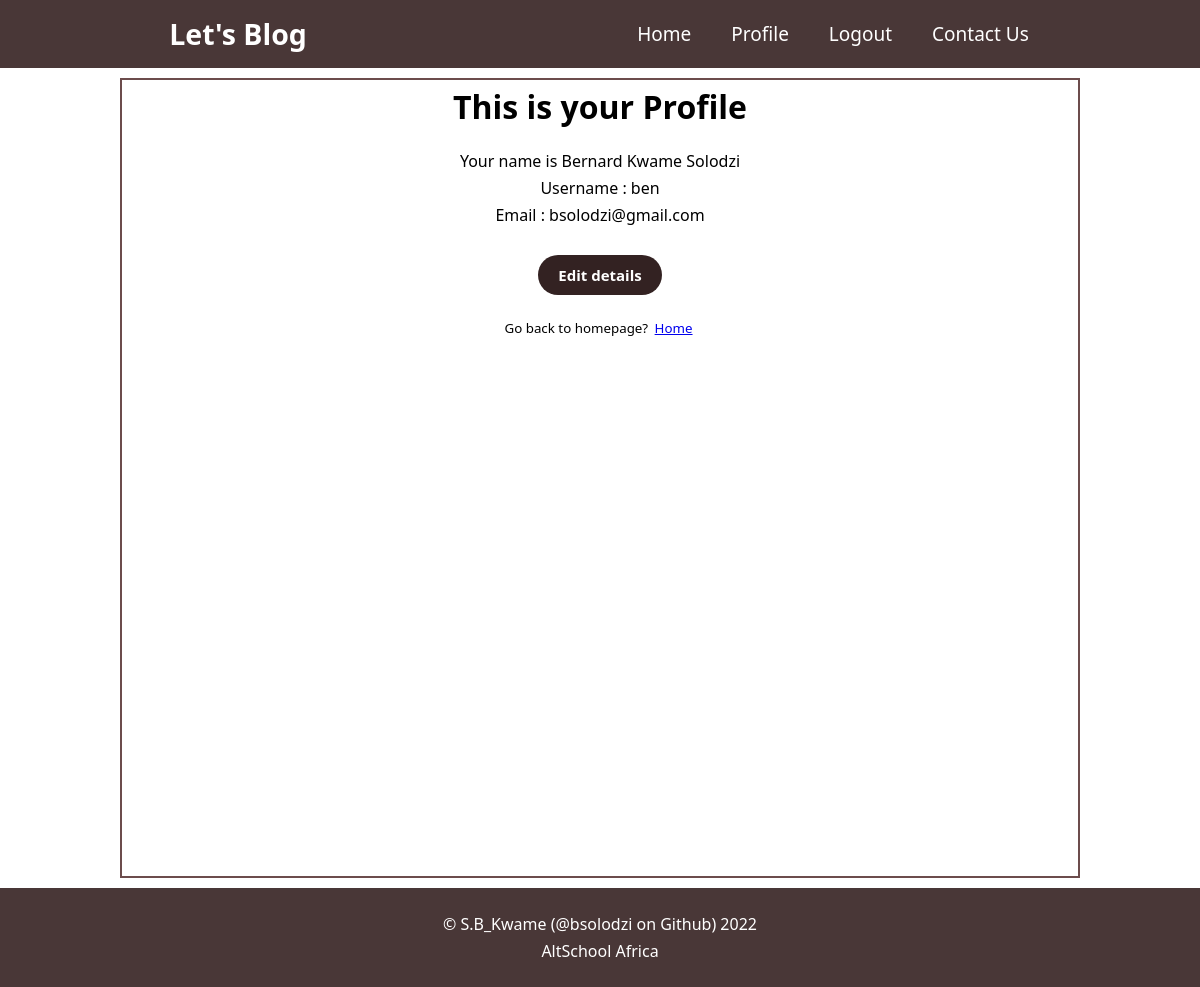
The app's page /profile (signed in) with its own data.
### app.py (models this page shows, shortened)
class User(db.Model, UserMixin):
    __tablename__ = 'user'
    id = db.Column(db.Integer(), primary_key=True)
    username = db.Column(db.String(255), nullable=False, unique=True)
    first_name = db.Column(db.String(50), nullable =False)
    last_name = db.Column(db.String(50), nullable =False)
    email = db.Column(db.String(255), nullable=False, unique=True)
    password_hash =  db.Column(db.Text(), nullable=False)

### app.py (the view)
@app.route('/profile')
@login_required
def profile():
    return render_template('profile.html')

### app.py (called while the page is built)
@login_manager.user_loader
def user_loader(id):
    return User.query.get(int(id))

### templates/profile.html
{% extends 'base.html' %}
{% block content %}
    <h1>This is your Profile</h1>
    <form action="" >
        <div class="form-group">
            <p>Your name is {{current_user.first_name}} {{current_user.last_name}}</p>
            <p>Username : {{current_user.username}}</p>
            <p>Email : {{current_user.email}}</p>
        </div>
        <div class="form-group">
            <input type="submit" value="Edit details" class="mybtn">
        </div>
        <small class="form-group">
            Go back to homepage? <a href="{{url_for('index')}}" class="">Home</a>
        </small>
    </form>
{% endblock content %}

### static/css/main.css (style rules this page uses)
* { font-family: system-ui, 'Segoe UI', 'Open Sans', 'Helvetica Neue', sans-serif; margin: auto; box-sizing: border-box; }
a { text-decoration: underline; margin: 0 3px; }
form { width:auto; }
.form-group { padding: 12px 10px; }
.mybtn { padding: 10px 20px; background-color: rgb(51, 34, 34); border: none; color: white; font-weight: bold; border-radius: 20px; transition: all 1.5s; text-decoration: none; }
input { border-radius: 10px; align-items: left; text-align: left; font-size: 15px; }
h1, h2, h3, p { margin: 5px 10px; text-align: center; }
form { display: flex; flex-direction: column; }

### records on screen
User: first_name "Bernard Kwame", last_name "Solodzi", username "ben", email "bsolodzi@gmail.com"
